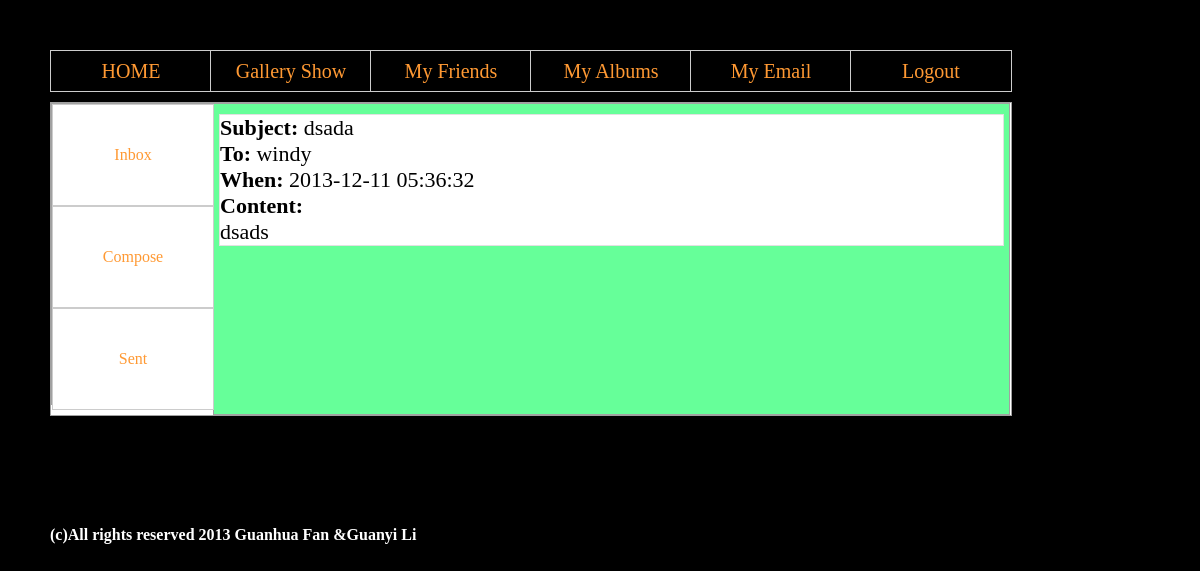
The page /php/emailst.php?eid=3&sn=windy&srsr=201 (signed in) on the database its author committed.
### tables this page shows
CREATE TABLE IF NOT EXISTS `email` (
  `email_id` int(11) NOT NULL AUTO_INCREMENT,
  `sender` int(11) NOT NULL,
  `receiver` int(11) NOT NULL,
  `send_date` timestamp NOT NULL DEFAULT CURRENT_TIMESTAMP ON UPDATE CURRENT_TIMESTAMP,
  `mail` text NOT NULL,
  `subject` text NOT NULL,
  PRIMARY KEY (`email_id`),
  KEY `sender` (`sender`),
  KEY `receiver` (`receiver`)
);

### php/newdb.php (called while the page is built, shortened)
<?PHP
class database
{
	private $link;
	private $res;
	private $host = "localhost";
	private $user = "root";
	private $pass = "90fgh314";
	public function connect()
	{
		if(!isset($this->link))
		{
			try{
				if(!$this->link=mysql_connect($this->host,$this->user,$this->pass))
				{
					throw new Exception("cannot connect");
				}
			}catch (Exception $e)
			{
				echo $e->getMessage();
				exit;
			}
		}
		else{
			$this->disconnect();
			$this->connect();
			echo "Conmnnnn";
		}
	}
	public function send_sql($sql)
	{
		try{
			if(!$this->res = mysql_query($sql, $this->link))
				throw new Exception("Could not send query");
		}catch(Exception $e)
		{
			echo $e->getMessage()."<BR>";
			echo mysql_error();
			exit;
		}
		return $this->res;
	}
}

### php/emailst.php (the view, shortened to what this page needs)
<?php
if(!isset($_SESSION['user']))
	{
		unset($_SESSION['login']);
      	session_destroy();
      	$redirect_page = "login.php";
      	header("Cache-Control: private, must-revalidate, max-age=0");
	  	header("Pragma: no-cache");
      	header('Location: '.$redirect_page);
	}
	else
	{
		require_once("/Users/fanxiangmin/Sites/newdb.php");
		$db = new database();
		$db->connect();
		$sor = $_GET['srsr'];
		$email_id = $_GET['eid'];
		$to = $_GET['sn'];
		$from = $_GET['sn'];
		$sql = "select * from email where email_id = '$email_id';";
		$res = $db->send_sql($sql);
		$res2 = mysql_fetch_array($res);
	}
?>
<!DOCTYPE html>
<html>
	<head>
		<link href = "email.css" rel = "stylesheet" type = "text/css" media = "screen">
	</head>
	<body link = "#FF9933" vlink = "#FF9933" alink = "#FF9933">
		<div class="whole">
			<?php include("Limit.php")?>
			<div class="down">
				<div class="left">
					<ul id="bar">
						<li class="li1"><a href="email.php">Inbox</a></li>
						<li class="li2"><a href="email-1.php">Compose</a></li>
						<li class="li3"><a href="email-3.php">Sent</a></li>
					</ul>
				</div>
				<div class="right">
					<div class="content">
						<div id = "showmessage">
						<?php
						if($sor == 100)
						{
							$subject = $res2['subject'];
						$time = $res2['send_date'];
						$content = $res2['mail'];
						echo '<b>Subject: </b>'.$subject.'<br/><b>From: </b>'.$from.'<br/><b>When: </b>'.$time.'<br/><b>Content: </b><br><p>'.$content.'</p>';
					}else if($sor==201)
					{
						$subject = $res2['subject'];
						$time = $res2['send_date'];
						$content = $res2['mail'];
						echo '<b>Subject: </b>'.$subject.'<br/><b>To: </b>'.$to.'<br><b>When: </b>'.$time.'<br/><b>Content: </b><br><p>'.$content.'</p>';
					}
						?>
						</div>
					</div>
				</div>
			</div>
		</div>
		<div class="footer">
			<?php
				include ("footer.php");
			?>
		</div>
	</body>
</html>

### css/email.css (style rules this page uses)
* { margin: 0px; padding: 0px; }
body { font-family: verdana; background: #000; padding: 50px; }
.down { float: left; background: white; width: 960px; border: 1px solid #a1a1a1; margin: 10px auto 10px auto; height: auto; }
.left { float: left; width: 160px; height: 300px; border: 1px solid #a1a1a1; }
ul#bar li { width: 160px; text-align: center; position: relative; margin-right: 0px; }
ul#bar a { text-decoration: none; display: block; width: 160px; height: 100px; line-height: 100px; background-color: #fff; border: 1px solid #CCC; }
.right { float: left; background: #66FF99; width: 795px; border: 1px solid #a1a1a1; height: 310px; }
.content { height: auto; font-size: 12px; margin: 10px 5px 5px 5px; color: #99CCFF; border: 1px solid #e1e1e1; }
.footer { float: left; }

### php/emailst.php (style rules this page uses)
div#showmessage { border:none; font-size: 22px; color: black; background-color: white; }

### rows shown on the page
email: subject "dsada", send_date "2013-12-11 05:36:32", mail "dsads"

### other values the page prints
$to "windy"
